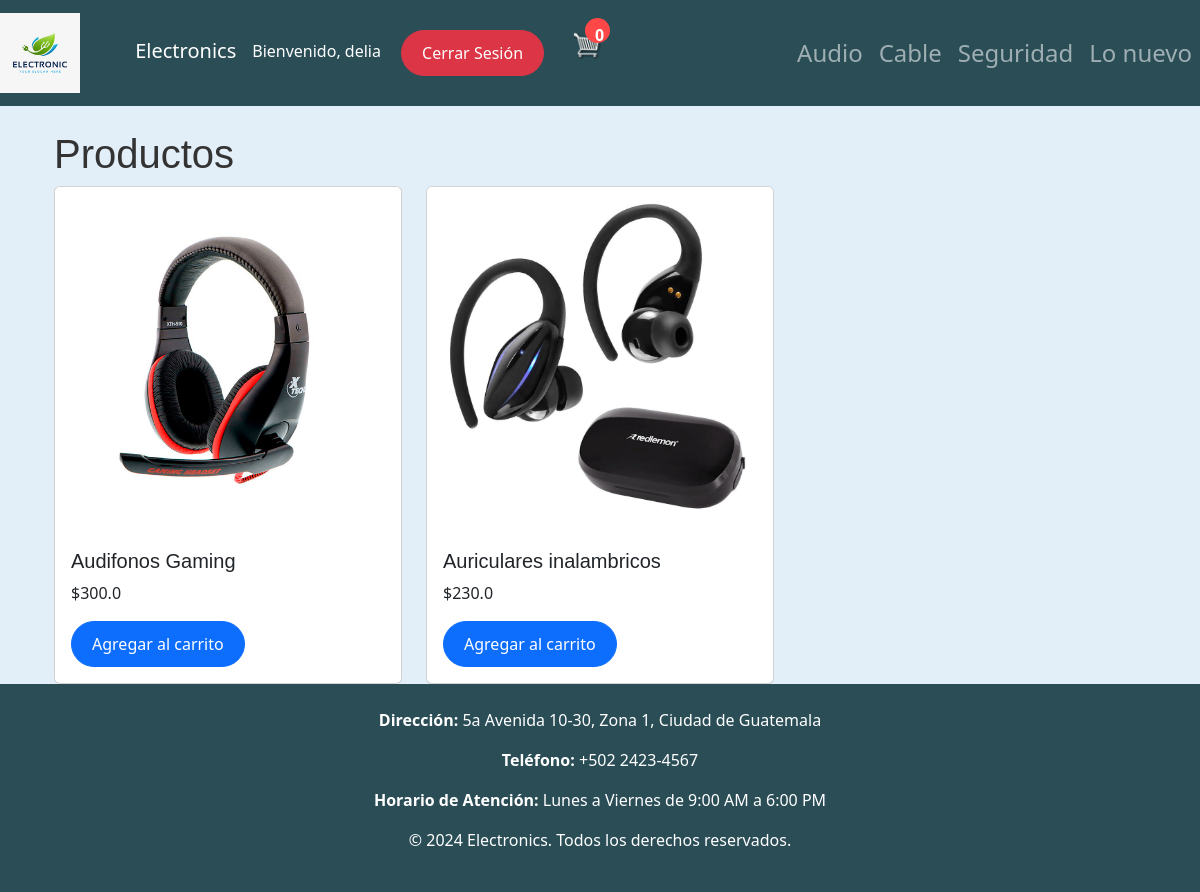
The app's page /categoria/audio/ (signed in) with its own data.
### app/models.py (models this page shows, shortened)
class Product(models.Model):
    name = models.CharField(max_length=200, null=True)
    price = models.FloatField()
    digital = models.BooleanField(default=False, null=True, blank=True)
    image = models.ImageField(null=True, blank=True)
    category = models.CharField(max_length=200, choices=CATEGORY_CHOICES, null=True)  # Categoría del producto
    @property
    def imageURL(self):
        try:
            url = self.image.url
        except:
            url = ''
        return url

### app/views.py (the view)
# urls.py: path('categoria/<str:category>/', views.store, name='productos_categoria'),  # Aquí pasamos 'category' como parámetro
def store(request, category=None):
    if category:
        products = Product.objects.filter(category=category)
    else:
        products = Product.objects.all()
    cart_items = request.session.get('cart', {}).values()
    cart_items_count = sum(item['quantity'] for item in cart_items)
    context = {
        'products': products,
        'cartItems': cart_items_count,
    }
    return render(request, 'generales/store.html', context)

### app/templates/generales/store.html
{% extends 'generales/main.html' %}
{% load static %}
{% block content %}
    <div class="container">
        <h1>Productos</h1>
        <div class="row">
            {% for product in products %}
            <div class="col-md-4">
                <div class="card">
                    <img src="{{ product.imageURL }}" class="card-img-top" alt="{{ product.name }}">
                    <div class="card-body">
                        <h5 class="card-title">{{ product.name }}</h5>
                        <p class="card-text">${{ product.price }}</p>
                        <button class="btn btn-primary update-cart" data-product="{{ product.id }}" data-action="add">Agregar al carrito</button>
                    </div>
                </div>
            </div>
            {% empty %}
            <p>No hay productos en esta categoría.</p>
            {% endfor %}
        </div>
    </div>
{% endblock content %}

### app/templates/generales/main.html (shortened to what this page needs)
<!DOCTYPE html>
{% load static %}
<html>
<head>
  <link href="https://cdn.jsdelivr.net/npm/bootstrap@5.3.1/dist/css/bootstrap.min.css" rel="stylesheet"
>
  <link rel="stylesheet" type="text/css" href="{% static 'css/main.css' %}">
</head>
<body>
  <nav class="navbar navbar-expand-lg navbar-dark bg-dark">
    <a class="navbar-brand" href="{% url 'Tienda' %}">
      <img src="{% static 'images/logo.jpg' %}" alt="Logo" style="height: 80px; margin-right: 50px;">
      Electronics
    </a>
    <div class="collapse navbar-collapse" id="navbarNav">
      <div class="d-flex">
        <div class="form-inline my-2 my-lg-0">
          {% if user.is_authenticated %}
          <span class="navbar-text text-white me-3">Bienvenido, {{ user.username }}</span>
          <a href="{% url 'logout' %}" class="btn btn-danger">Cerrar Sesión</a>
          {% else %}
          <a href="#" class="btn btn-warning" data-bs-toggle="modal" data-bs-target="#loginModal">Iniciar sesión</a>
          {% endif %}
        </div>
        <div class="cart-container ms-2">
          <div id="cart-total" class="text-center cart-number">{{ cartItems }}</div>
          <a href="{% url 'Carrito' %}">
            <img id="cart-icon" src="{% static 'images/carrito.png' %}" alt="Carrito de compras">
          </a>
        </div>
      </div>
      <ul class="navbar-nav ms-auto">
        <li class="nav-item">
          <a class="nav-link  fs-4" href="{% url 'productos_categoria' 'audio' %}">Audio</a>
        </li>
        <li class="nav-item">
          <a class="nav-link fs-4" href="{% url 'productos_categoria' 'cable' %}">Cable</a>
        </li>
        <li class="nav-item">
          <a class="nav-link fs-4" href="{% url 'productos_categoria' 'seguridad' %}">Seguridad</a>
        </li>
        <li class="nav-item">
          <a class="nav-link fs-4" href="{% url 'productos_categoria' 'lo_nuevo' %}">Lo nuevo</a>
        </li>
      </ul>
    </div>
  </nav>
  <br />
  <div class="container">
    {% block content %}
    {% endblock content %}
  </div>
 <footer class="bg-dark text-white text-center py-4">
  <div class="container">
    <p><strong>Dirección:</strong> 5a Avenida 10-30, Zona 1, Ciudad de Guatemala</p>
    <p><strong>Teléfono:</strong> +502 2423-4567</p>
    <p><strong>Horario de Atención:</strong> Lunes a Viernes de 9:00 AM a 6:00 PM</p>
  </div>
  <p>&copy; 2024 Electronics. Todos los derechos reservados.</p>
</footer>
</body>
</html>

### statics/css/main.css (style rules this page uses)
body { background-color: hsl(207, 60%, 93%); }
h1,h2,h3,h4,h5,h6 { color: hsl(0, 0%, 20%); font-family: 'Arial', sans-serif; }
.cart-container { display: inline-block; position: relative; }
.cart-number { position: absolute; top: -12px; right: -8px; background: #ff4747; color: white; padding: 5px 10px; border-radius: 50%; font-weight: bold; font-size: 16px; }
.bg-dark { background-color: #2a4d56 !important; }
#cart-icon { width: 30px; display: inline-block; margin-left: 20px; }
#cart-total { display: block; text-align: center; color: #fff; background-color: #ff4747; width: 25px; height: 25px; border-radius: 50%; font-size: 16px; }
.btn { border-radius: 50px; padding: 10px 20px; font-size: 16px; transition: all 0.2s ease; }

### records on screen
Product: imageURL (picture), name "Audifonos Gaming", price "300.0"
Product: imageURL (picture), name "Auriculares inalambricos", price "230.0"

### other values on screen
{{ user.username }} "delia"
{{ cartItems }} "0"
